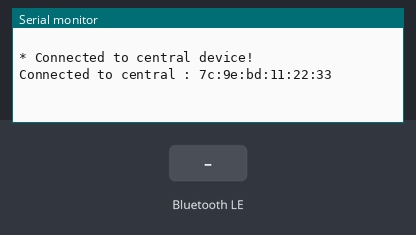
Recording of a sketch running on a simulated Arduino Nano 33 IoT. Parts: the last lines printed to the serial monitor. Inputs (shaded band) come from the test bench. Nothing arrives over Bluetooth unless stated; a phone connects over Bluetooth LE 3 s after start.

Above: at 3.8 s.
3.9 s: Bluetooth LE write "1" received
At 5.0 s:
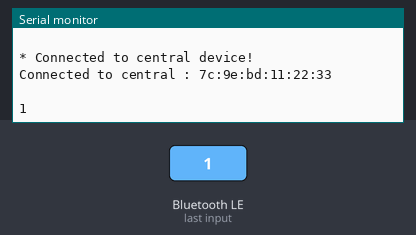
5.4 s: Bluetooth LE write "0" received
At 6.2 s:
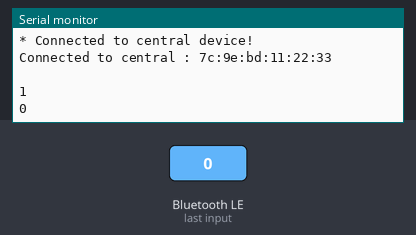
6.9 s: Bluetooth LE write "2" received
At 7.3 s:
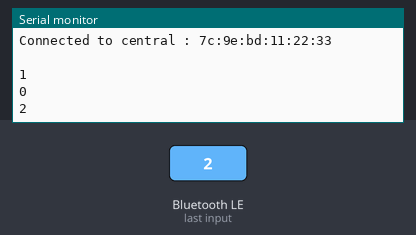

Measured:
- after the input at 3.9 s, the serial monitor: prints a new line at once (image 1)
- after the input at 5.4 s, the serial monitor: prints a new line at once (image 2)
- after the input at 6.9 s, the serial monitor: prints a new line at once (image 3)

The sketch:

echo.ino
```cpp
#include <ArduinoBLE.h>


BLEService echoService("00000000-0000-1000-8000-00805f9b34fb");
BLEStringCharacteristic charac ("741c12b9-e13c-4992-8a5e-fce46dec0bff", BLERead | BLEWrite | BLENotify,40);
BLEDescriptor Descriptor("beca6057-955c-4f8a-e1e3-56a1633f04b1","Descriptor");
String var = "";

void setup(){
  Serial.begin(9600);
  while(!Serial);

  if(!BLE.begin()){
    Serial.println("starting BLE failed.");
    while(1);
  }


  BLE.setLocalName("Arduino BLE Echo");
  BLE.setAdvertisedService(echoService);
  charac.addDescriptor(Descriptor);
  echoService.addCharacteristic(charac);
  BLE.addService(echoService);
  BLE.advertise();
  Serial.println("Bluetooth device active, waiting for connections...");
  Serial.println(" ");

}

void loop(){
  BLEDevice central = BLE.central();
  if(central){
    Serial.println("* Connected to central device!");
    Serial.print("Connected to central : ");
    Serial.println(central.address());
    Serial.println(" ");

  String Age = "What is your age?";
      charac.writeValue(Age);

    while(central.connected()){
      if(charac.written()){
        var = charac.value();
        Serial.println(String(var));
        delay(500);
        charac.writeValue(var);
        //Serial.println("write stringCharacteristic");
      }

    }
    Serial.print("Disconnected from central: ");
    Serial.println(central.address());
  }
}
```
